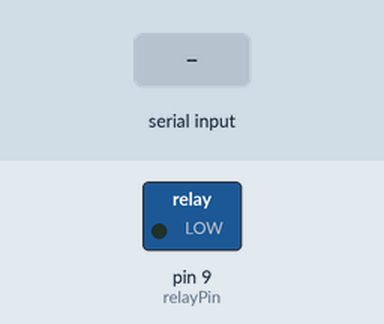
Recording of a sketch running on a simulated Arduino Uno, built with avr-gcc and run on an emulated ATmega328P. On the bench: switched loads named in the sketch (green lamp = pin HIGH). Inputs (shaded band) come from the test bench.

Above: at 1.2 s.
1.3 s: "90,45\n" received over Serial
At 2.2 s:
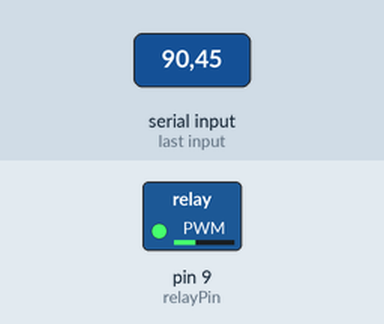
2.8 s: "30,150\n" received over Serial
At 3.4 s:
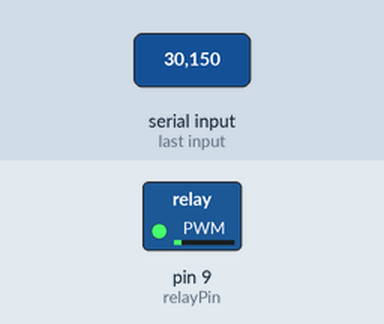
4.3 s: "200\n" received over Serial
At 5.5 s:
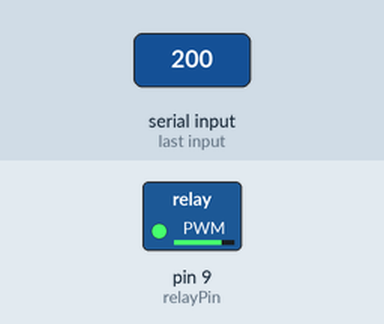
5.8 s: "90\n" received over Serial
At 6.7 s:
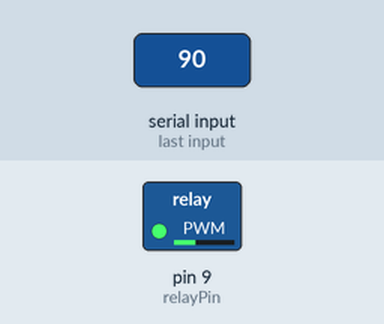
Timing chart, 0 to 8.3 s (numbered marks = the images above; inputs shaded):
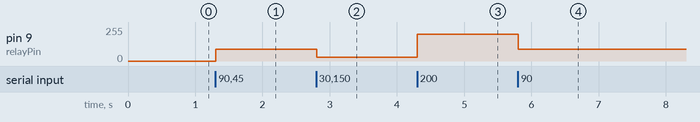

The sketch:

ledOpenCV.ino
```cpp
int relayPin = 9;  // Pin connected to relay

void setup() {
  pinMode(relayPin, OUTPUT);
  Serial.begin(9600);
}

void loop() {
  if (Serial.available()) {
    String command = Serial.readStringUntil('\n');

    if (command == "OFF") {
      digitalWrite(relayPin, LOW);  // Turn off the light
    } else {
      int brightness = command.toInt();
      analogWrite(relayPin, brightness);  // Adjust brightness
    }
  }
}
```

Measured:
- after the input at 1.3 s, pin 9 (relayPin): 0/255 → 90/255 at once
- after the input at 2.8 s, pin 9 (relayPin): 90/255 → 30/255 at once
- after the input at 4.3 s, pin 9 (relayPin): 30/255 → 200/255 at once
- after the input at 5.8 s, pin 9 (relayPin): 200/255 → 90/255 at once
